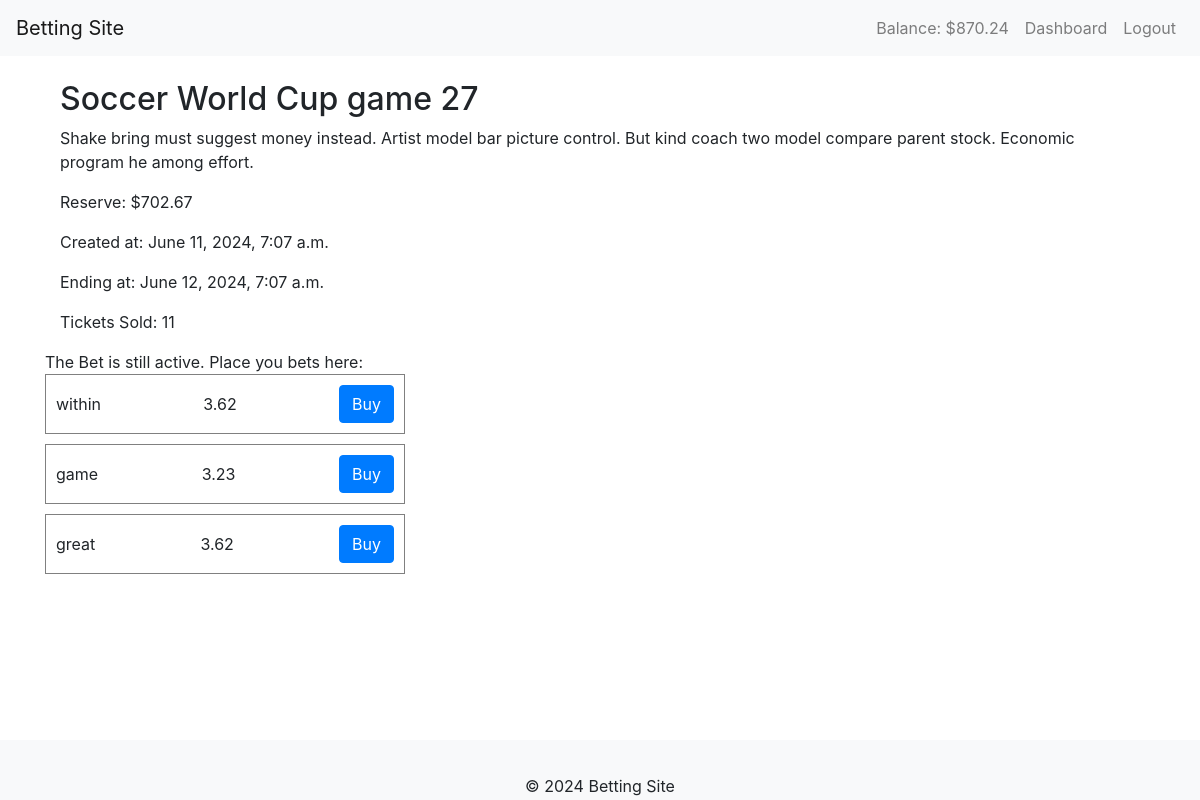
The app's page /bets/1/ (signed in) with its own data.
### gambling/models.py (models this page shows, shortened)
class User(AbstractUser):
    gifted_balance = models.DecimalField(max_digits=10, decimal_places=2, default=1000.00)
    balance = models.DecimalField(max_digits=10, decimal_places=2, default=1000.00)
    last_daily_bonus = models.DateField(default=timezone.now)

class Bet(models.Model):
    name = models.CharField(max_length=100)
    description = models.TextField(blank=True)
    created_at = models.DateTimeField(default=timezone.now)
    end_time = models.DateTimeField()
    reserve = models.DecimalField(max_digits=10, decimal_places=2, default=500.00)
    is_active = models.BooleanField(default=True)
    can_buy = models.BooleanField(default=True)
    tickets_sold = models.IntegerField(default=0)
    def update_active(self):
        self.can_buy = self.can_buy and self.is_active and timezone.now() < self.end_time
        self.save()
    def update_tickets_sold(self):
        total_tickets = self.options.aggregate(Sum('tickets_sold'))['tickets_sold__sum'] or 0
        self.tickets_sold = total_tickets
        self.save()

class BetOption(models.Model):
    bet = models.ForeignKey(Bet, related_name='options', on_delete=models.CASCADE)
    name = models.CharField(max_length=100)
    tickets_sold = models.IntegerField(default=0)
    current_price = models.DecimalField(max_digits=10, decimal_places=2, default=0.5)
    def update_price(self):
        self.bet.update_tickets_sold()
        self.current_price = functions.get_price(self.bet.reserve, self.bet.tickets_sold, self.tickets_sold)
        self.save()

### gambling/views.py (the view, shortened to what this page needs)
# urls.py: path('bets/<int:bet_id>/', BetDetailView.as_view(), name='bet_detail'),
class BetDetailView(LoginRequiredMixin, View):
    def get(self, request, bet_id):
        bet = Bet.objects.get(id=bet_id)
        bet.update_active()
        for option in bet.options.all():
            option.update_price()
        return render(request, 'gambling/bet_detail.html', {
            'bet': bet,
            'options': bet.options.all(),
        })

### gambling/functions.py (called while the page is built)
def round_num(num):
    return Decimal(math.ceil(num * Decimal(100)) / 100)

def get_price(reserve, total_tickets, option_tickets):
    return round_num(max(Decimal(10) - Decimal(0.02/(math.log10(int(total_tickets)+100))) * Decimal(reserve - 10 * option_tickets), 0))

### gambling/models.py (called while the page is built)
@receiver(post_save, sender=Bet)
def update_reserves_on_bet_creation(sender, instance, created, **kwargs):
    if created:
        profit_record = ProfitRecord.objects.last()
        reserve_decimal = Decimal(instance.reserve)
        if profit_record:
            cumulative_profit = profit_record.cumulative_profit - reserve_decimal
            current_reserves = profit_record.current_reserves + reserve_decimal
        else:
            cumulative_profit = -reserve_decimal
            current_reserves = reserve_decimal
        ProfitRecord.objects.create(cumulative_profit=cumulative_profit, current_reserves=current_reserves)

### gambling/templates/gambling/bet_detail.html (shortened to what this page needs)
{% extends "gambling/layout.html" %}
{% block content %}
<div>
    <div class="container mt-4">
        <h2>{{ bet.name }}</h2>
        <p>{{ bet.description }}</p>
        <p>Reserve: ${{ bet.reserve }}</p>
        <p>Created at: {{ bet.created_at }}</p>
        <p>Ending at: {{ bet.end_time }}</p>
        <p>Tickets Sold: {{ bet.tickets_sold }}</p>
    </div>
    {% if bet.can_buy %}
        <div class="active-text">The Bet is still active. Place you bets here:</div>
        {% for option in options %}
            <div class="option-div">
                <span>{{ option.name }}</span>
                <span>{{ option.current_price }}</span>
                <button class="btn btn-primary buy-option" data-bet-id="{{ bet.id }}" data-option-id="{{ option.id }}">Buy</button>
            </div>
        {% endfor %}
    {% else %}
    <div class="not-active-text">The Bet is no longer active</div>
    {% endif %}
</div>
{% load static %}
{% endblock %}

### gambling/templates/gambling/layout.html (shortened to what this page needs)
<!DOCTYPE html>
<html>
<head>
    <link rel="stylesheet" href="https://maxcdn.bootstrapcdn.com/bootstrap/4.5.2/css/bootstrap.min.css">
    {% load static %}
    <link rel="stylesheet" href="{% static 'gambling/styles.css' %}">
</head>
<body>
    <nav class="navbar navbar-expand-lg navbar-light bg-light">
        <a class="navbar-brand" href="{% url 'bets_list' %}">Betting Site</a>
        <div class="collapse navbar-collapse">
            <ul class="navbar-nav ml-auto">
                {% if user.is_authenticated %}
                    <li class="nav-item">
                        <span class="nav-link">Balance: ${{ user.balance }}</span>
                    </li>
                    <li class="nav-item">
                        <a class="nav-link" href="{% url 'dashboard' %}">Dashboard</a>
                    </li>
                    <li class="nav-item">
                        <a class="nav-link" href="{% url 'logout' %}">Logout</a>
                    </li>
                {% endif %}
            </ul>
        </div>
    </nav>
    <div class="container mt-4">
        {% block content %}
        {% endblock %}
    </div>
    <footer class="footer bg-light mt-auto py-3">
        <div class="container text-center">
            <p>&copy; 2024 Betting Site</p>
        </div>
    </footer>
</body>
</html>

### gambling/static/gambling/styles.css (style rules this page uses)
.footer { position: fixed; bottom: 0; width: 100%; height: 60px; line-height: 60px; background-color: #f5f5f5; }
body { margin-bottom: 100px; }
.option-div { display: flex; align-content: center; justify-content: space-between; gap: 10px; padding: 10px; margin-bottom: 10px; min-width: 30vw; width: fit-content; border: 1px solid gray; }
span { display: flex; flex-direction: column; justify-content: center; }

### records on screen
User: balance "870.24"
Bet: name "Soccer World Cup game 27", description "Shake bring must suggest money instead. Artist model bar picture control. But kind coach two model compare parent stock. Economic program he among effort.", reserve "702.67", created_at "June 11, 2024, 7:07 a.m.", end_time "June 12, 2024, 7:07 a.m.", tickets_sold "11"
BetOption: name "within", current_price "3.62"
BetOption: name "game", current_price "3.23"
BetOption: name "great", current_price "3.62"
